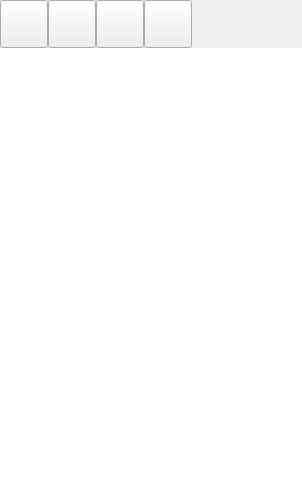
<?xml version="1.0" encoding="UTF-8"?>
<ui version="4.0">
 <class>MTicketIVAIncBase</class>
 <widget class="QWidget" name="MTicketIVAIncBase">
  <property name="geometry">
   <rect>
    <x>0</x>
    <y>0</y>
    <width>302</width>
    <height>503</height>
   </rect>
  </property>
  <property name="minimumSize">
   <size>
    <width>250</width>
    <height>0</height>
   </size>
  </property>
  <property name="windowTitle">
   <string>Form</string>
  </property>
  <layout class="QVBoxLayout">
   <property name="spacing">
    <number>0</number>
   </property>
   <property name="margin">
    <number>0</number>
   </property>
   <item>
    <widget class="QFrame" name="frame">
     <property name="frameShape">
      <enum>QFrame::NoFrame</enum>
     </property>
     <property name="frameShadow">
      <enum>QFrame::Plain</enum>
     </property>
     <property name="lineWidth">
      <number>0</number>
     </property>
     <layout class="QHBoxLayout" name="horizontalLayout">
      <property name="spacing">
       <number>0</number>
      </property>
      <property name="margin">
       <number>0</number>
      </property>
      <item>
       <widget class="QToolButton" name="mui_imprimir">
        <property name="minimumSize">
         <size>
          <width>48</width>
          <height>48</height>
         </size>
        </property>
        <property name="maximumSize">
         <size>
          <width>48</width>
          <height>48</height>
         </size>
        </property>
        <property name="focusPolicy">
         <enum>Qt::NoFocus</enum>
        </property>
        <property name="toolTip">
         <string>Imprimir ticket</string>
        </property>
        <property name="whatsThis">
         <string>Imprimir ticket</string>
        </property>
        <property name="text">
         <string/>
        </property>
        <property name="icon">
         <iconset resource="../../../bulmages.qrc">
          <normaloff>:/Images/document-print.png</normaloff>:/Images/document-print.png</iconset>
        </property>
        <property name="iconSize">
         <size>
          <width>32</width>
          <height>32</height>
         </size>
        </property>
       </widget>
      </item>
      <item>
       <widget class="QToolButton" name="mui_subir">
        <property name="minimumSize">
         <size>
          <width>48</width>
          <height>48</height>
         </size>
        </property>
        <property name="maximumSize">
         <size>
          <width>48</width>
          <height>48</height>
         </size>
        </property>
        <property name="focusPolicy">
         <enum>Qt::NoFocus</enum>
        </property>
        <property name="toolTip">
         <string>Subir</string>
        </property>
        <property name="whatsThis">
         <string>Subir</string>
        </property>
        <property name="text">
         <string/>
        </property>
        <property name="icon">
         <iconset resource="../../../bulmages.qrc">
          <normaloff>:/BulmaCont32x32/images/png/i_up.png</normaloff>:/BulmaCont32x32/images/png/i_up.png</iconset>
        </property>
        <property name="iconSize">
         <size>
          <width>32</width>
          <height>32</height>
         </size>
        </property>
       </widget>
      </item>
      <item>
       <widget class="QToolButton" name="mui_bajar">
        <property name="minimumSize">
         <size>
          <width>48</width>
          <height>48</height>
         </size>
        </property>
        <property name="maximumSize">
         <size>
          <width>48</width>
          <height>48</height>
         </size>
        </property>
        <property name="focusPolicy">
         <enum>Qt::NoFocus</enum>
        </property>
        <property name="toolTip">
         <string>Bajar</string>
        </property>
        <property name="whatsThis">
         <string>Bajar</string>
        </property>
        <property name="text">
         <string/>
        </property>
        <property name="icon">
         <iconset resource="../../../bulmages.qrc">
          <normaloff>:/BulmaCont32x32/images/png/i_down.png</normaloff>:/BulmaCont32x32/images/png/i_down.png</iconset>
        </property>
        <property name="iconSize">
         <size>
          <width>32</width>
          <height>32</height>
         </size>
        </property>
       </widget>
      </item>
      <item>
       <widget class="QToolButton" name="mui_borrar">
        <property name="minimumSize">
         <size>
          <width>48</width>
          <height>48</height>
         </size>
        </property>
        <property name="maximumSize">
         <size>
          <width>48</width>
          <height>48</height>
         </size>
        </property>
        <property name="focusPolicy">
         <enum>Qt::NoFocus</enum>
        </property>
        <property name="toolTip">
         <string>Borrar articulo</string>
        </property>
        <property name="whatsThis">
         <string>Borrar articulo</string>
        </property>
        <property name="text">
         <string/>
        </property>
        <property name="icon">
         <iconset resource="../../../bulmages.qrc">
          <normaloff>:/BulmaCont32x32/images/png/i_editDelete.png</normaloff>:/BulmaCont32x32/images/png/i_editDelete.png</iconset>
        </property>
        <property name="iconSize">
         <size>
          <width>32</width>
          <height>32</height>
         </size>
        </property>
       </widget>
      </item>
      <item>
       <widget class="QFrame" name="mui_plugbotones">
        <property name="sizePolicy">
         <sizepolicy hsizetype="Minimum" vsizetype="Preferred">
          <horstretch>0</horstretch>
          <verstretch>0</verstretch>
         </sizepolicy>
        </property>
        <property name="frameShape">
         <enum>QFrame::NoFrame</enum>
        </property>
        <property name="frameShadow">
         <enum>QFrame::Plain</enum>
        </property>
        <property name="lineWidth">
         <number>0</number>
        </property>
       </widget>
      </item>
      <item>
       <spacer>
        <property name="orientation">
         <enum>Qt::Horizontal</enum>
        </property>
        <property name="sizeHint" stdset="0">
         <size>
          <width>91</width>
          <height>48</height>
         </size>
        </property>
       </spacer>
      </item>
     </layout>
    </widget>
   </item>
   <item>
    <widget class="QTextBrowser" name="mui_browser">
     <property name="focusPolicy">
      <enum>Qt::NoFocus</enum>
     </property>
     <property name="frameShape">
      <enum>QFrame::NoFrame</enum>
     </property>
     <property name="frameShadow">
      <enum>QFrame::Plain</enum>
     </property>
     <property name="lineWidth">
      <number>0</number>
     </property>
    </widget>
   </item>
  </layout>
 </widget>
 <resources>
  <include location="../../../bulmages.qrc"/>
 </resources>
 <connections/>
</ui>
